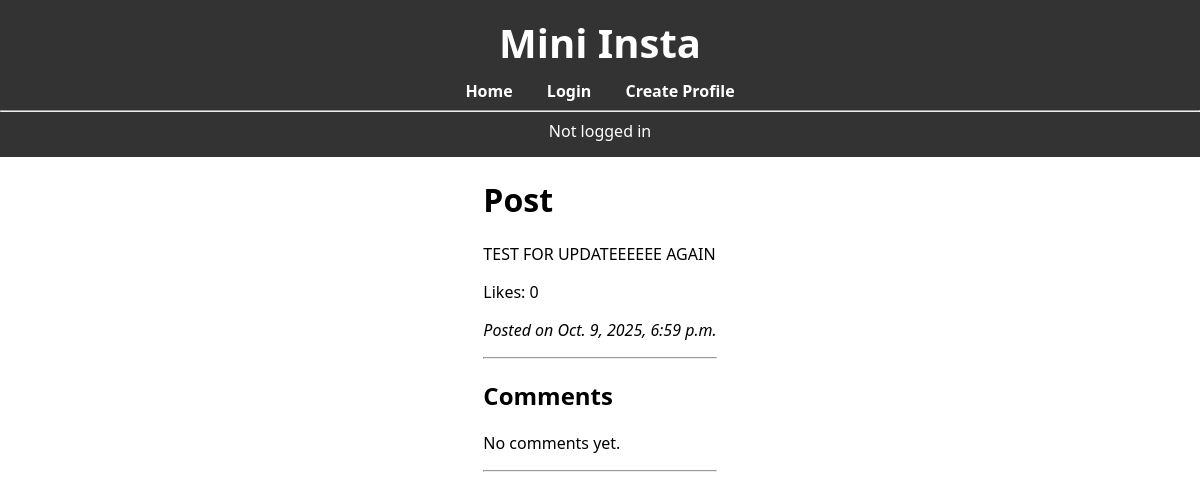
/mini_insta/post/25, run on an earlier commit of the app's database.
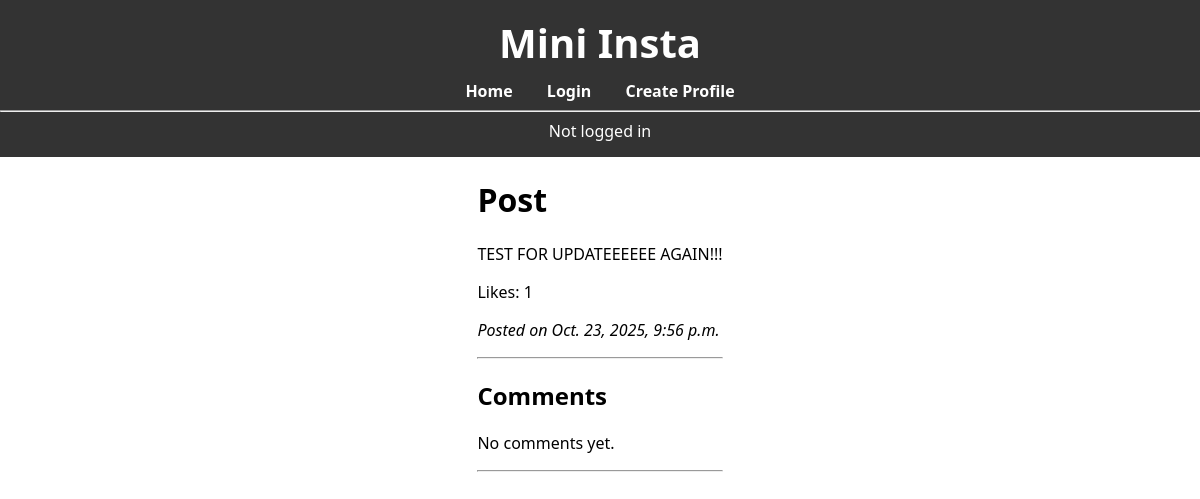
And on a later commit of the database.
### mini_insta/models.py (models this page shows, shortened)
class Post(models.Model):
    profile = models.ForeignKey(Profile, on_delete=models.CASCADE)
    caption = models.TextField(blank=True)
    timestamp = models.DateTimeField(auto_now=True)
    def get_all_photos(self):
        return Photo.objects.filter(post=self)
    def get_all_comments(self):
        return Comment.objects.filter(post=self).order_by('timestamp')
    def get_likes(self):
        return Like.objects.filter(post=self)
    def get_num_likes(self):
        return self.get_likes().count()

### mini_insta/views.py (the view)
# urls.py: path('post/<int:pk>', PostDetailView.as_view(), name='show_post'),
class PostDetailView(DetailView):
    model = Post
    template_name = "mini_insta/show_post.html"
    context_object_name = "post"
    def get_context_data(self, **kwargs):
        context = super().get_context_data(**kwargs)
        if self.request.user.is_authenticated:
            context['logged_in_profile'] = Profile.objects.get(user=self.request.user)
        return context

### mini_insta/templates/mini_insta/show_post.html (shortened to what this page needs)
{% extends "mini_insta/base.html" %}
{% load static %}
{% block content %}
<div>
    <h1>Post</h1>
    <p>{{ post.caption }}</p>
    <p> Likes: {{ post.get_num_likes }} </p>
    <p><em>Posted on {{ post.timestamp }}</em></p>
    <hr>
    <h2>Comments</h2>
    {% for comment in post.get_all_comments %}
        <div>
            <p><strong>{{ comment.profile.username }}:</strong> {{ comment.text }}</p>
            <p>Commented at {{ comment.timestamp }}</p>
        </div>
    {% empty %}
        <p>No comments yet.</p>
    {% endfor %}
    <hr>
</div>
{% endblock %}

What changed in the data, as far as the page shows it:
changed Post: caption "TEST FOR UPDATEEEEEE AGAIN" → "TEST FOR UPDATEEEEEE AGAIN!!!"; get_num_likes "0" → "1"; timestamp "Oct. 9, 2025, 6:59 p.m." → "Oct. 23, 2025, 9:56 p.m."
